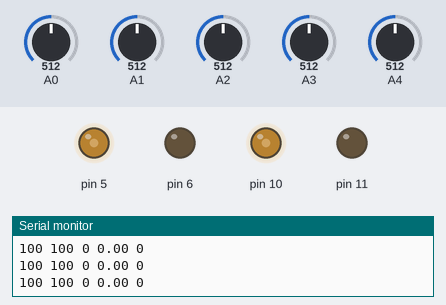
A sketch run on a simulated Arduino Uno, built with avr-gcc and run on an emulated ATmega328P. On the bench: output pins drawn as LEDs (lit = HIGH), the last lines printed to the serial monitor. The inputs (shaded band) are chosen by the test bench; at power-on: A3 = 512, A4 = 512, A0 = 512, A1 = 512, A2 = 512.

Above: at 1.2 s.
1.3 s: A3 set to 483
At 1.6 s:
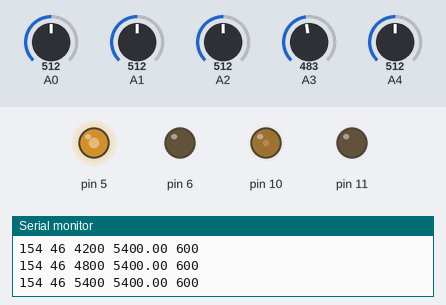
2.8 s: A4 set to 481
At 4.0 s:
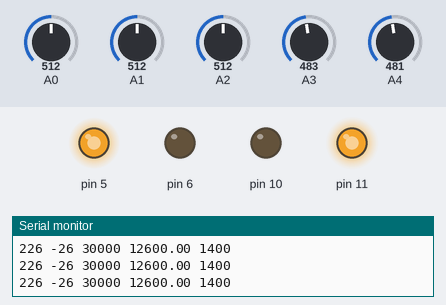
4.3 s: A0 set to 481
At 5.3 s:
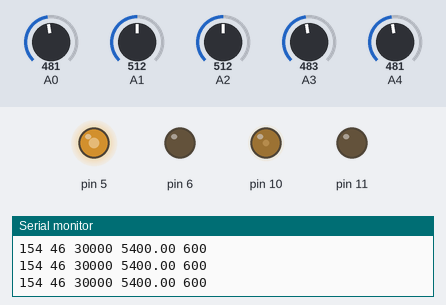
7.3 s: A1 set to 306
At 8.5 s:
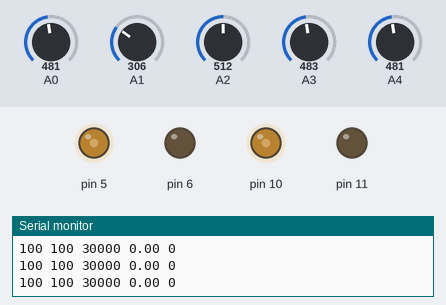
8.8 s: A3 set to 716
At 9.6 s:
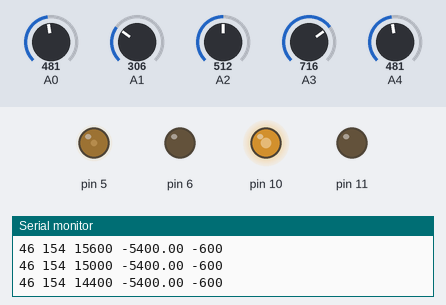
10.3 s: A4 set to 716
At 11.6 s:
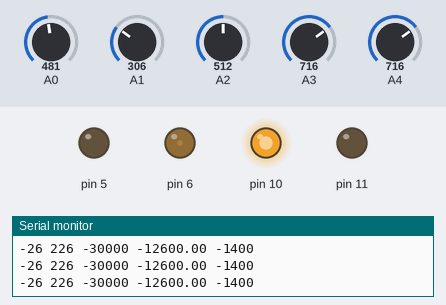
Timing chart, 0 to 12.8 s (numbered marks = the images above; inputs shaded):
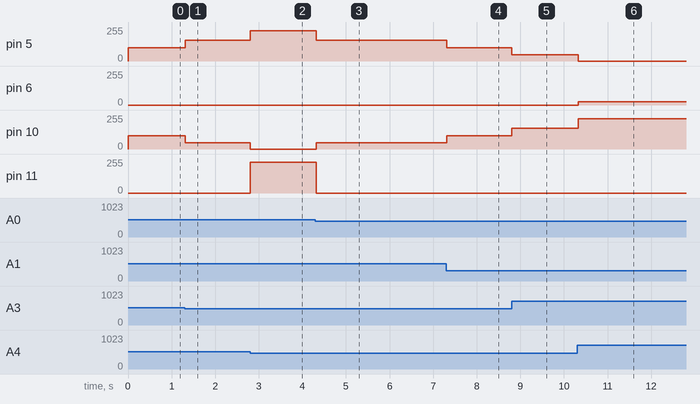

The sketch:

PRo.ino
```cpp
int ir[5];
int th = 500;

int kp = 9;
float ki = 0;
int kd = 0;
int i; int d;
int error;
int p_error = 0;
int val[5] = {-800,-600,0,600,800};
float pid_val ;

int sp = 100
;
int c = 0;
int left = sp;
int right = sp;


void setup() {
  Serial.begin(9600);
  pinMode(5,OUTPUT);pinMode(6,OUTPUT);pinMode(10,OUTPUT);pinMode(11,OUTPUT);

}

void loop() {
  getIR();
  PID();
  driver();
  delay(10);
  //Serial.print(ir[0]);Serial.print(ir[1]);Serial.print(ir[2]);Serial.print(ir[3]);Serial.println(ir[4]);
  //Serial.println(error);Serial.println(i);
  //analogWrite(11,100);
  //digitalWrite(5,HIGH);
}


int check(int val){
  if (val >= th){
    return 0;
  } else{
    return 1;
  }
}

int getIR(){
  for (int i=0;i<5;i++){
    ir[i] = analogRead(i);
  }

  for (int i=0;i<5;i++){
    ir[i] = check(ir[i]);
  }
}


float PID(){
  error = val[0]*ir[0] + val[1]*ir[1] + val[2]*ir[2] + val[3]*ir[3] + val[4]*ir[4];
  i = i + error;
  if (ir[2] == 1){
    i = 0;
  }
  d = p_error - error;
  p_error = error;

  pid_val = error * kp + i * ki + d * kd;

  if (i<-30000){
    i = -30000;
  }
  if (pid_val<-30000){
    pid_val = -30000;
  }
  if (i>30000){
    i = 30000;
  }
  if (pid_val>30000){
    pid_val = 30000;
  }
}

void driver(){
  int left = sp;
  int right = sp;
 left = left + pid_val/100 + c;
 if (left>0){
   analogWrite(5,left);
   analogWrite(6,0);
 } else if(left<0){
   analogWrite(6,-left);
   analogWrite(5,0);
 }

 right = right - pid_val/100 + c;
 if (right>0){
   analogWrite(10,right);
   analogWrite(11,0);
 } else if(right<0){
   analogWrite(11,right);
   analogWrite(10,0);
 }
 Serial.print(left);Serial.print(' ');Serial.print(right);Serial.print(' ');Serial.print(i);Serial.print(' ');Serial.print(pid_val);Serial.print(' ');Serial.println(error);
 }
```

Measured:
- the behaviour switches between 500 and 499 on A3 (found by bisection; images 0 and 1)
- the behaviour switches between 500 and 499 on A4 (found by bisection; images 1 and 2)
- the behaviour switches between 500 and 499 on A0 (found by bisection; images 2 and 3)
- after the input at 1.3 s, pin 5: 100/255 → 154/255 at once; pin 10: 100/255 → 46/255 at once
- after the input at 2.8 s, pin 5: 154/255 → 226/255 at once; pin 10: 46/255 → 0/255 at once; pin 11: 0/255 → 230/255 at once
- after the input at 4.3 s, pin 5: 226/255 → 154/255 at once; pin 10: 0/255 → 46/255 at once; pin 11: 230/255 → 0/255 at once
- after the input at 7.3 s, pin 5: 154/255 → 100/255 at once; pin 10: 46/255 → 100/255 at once
- after the input at 8.8 s, pin 5: 100/255 → 46/255 at once; pin 10: 100/255 → 154/255 at once
- after the input at 10.3 s, pin 5: 46/255 → 0/255 at once; pin 6: 0/255 → 26/255 at once; pin 10: 154/255 → 226/255 at once
